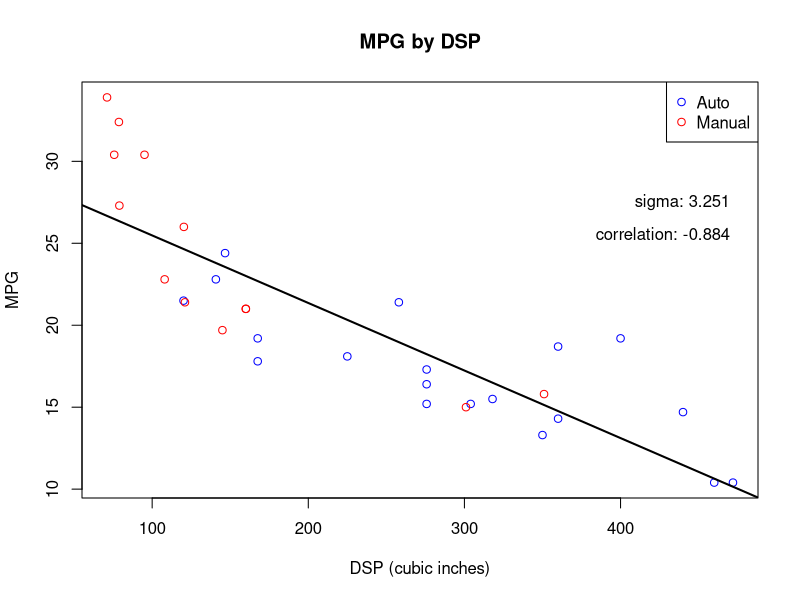
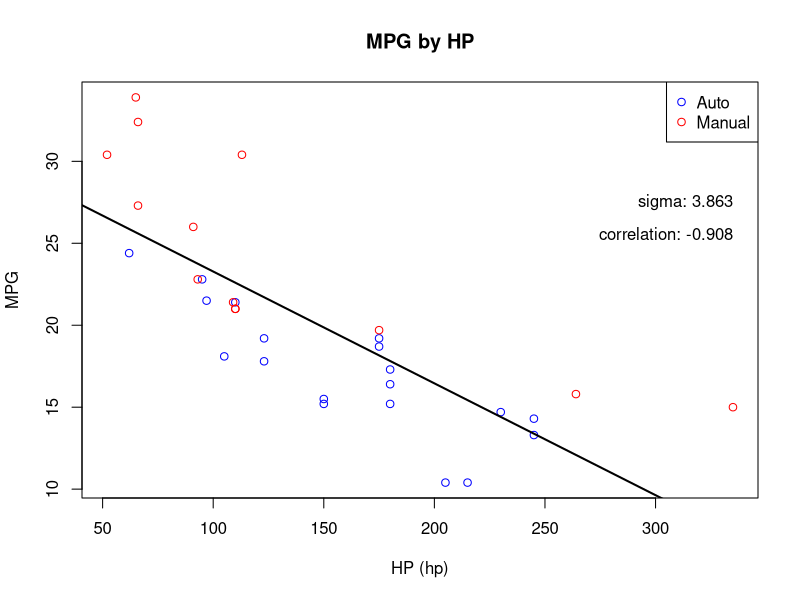
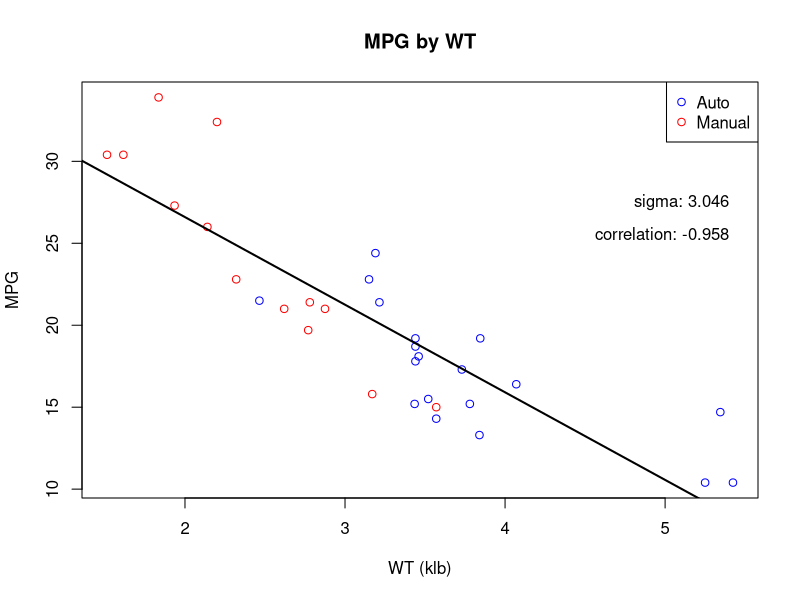

These figures' R source, in order:
## ---- chunk 1
# initialize
library( datasets )
str( mtcars )

# reduce mtcars to a subframe consisting of mpg, disp, hp, wt, and am
subfm <- with( mtcars , data.frame( MPG = mpg , DSP = disp , HP = hp , WT = wt , TRNSM = am ) )
## ---- chunk 2
fitDSPa <- lm( MPG ~ DSP , subset( subfm , TRNSM == 0 ) )
fitDSPm <- lm( MPG ~ DSP , subset( subfm , TRNSM == 1 ) )
fitDSP <- lm( MPG ~ DSP , subfm )
smryDSP <- summary( fitDSP , correlation = TRUE )
## ---- chunk 3
corDSPa <- summary( fitDSPa , correlation = TRUE )$correlation[ 2 , 1 ]
corDSPm <- summary( fitDSPm , correlation = TRUE )$correlation[ 2 , 1 ]
## ---- chunk 4
fitHPa <- lm( MPG ~ HP , subset( subfm , TRNSM == 0 ) )
fitHPm <- lm( MPG ~ HP , subset( subfm , TRNSM == 1 ) )
fitHP <- lm( MPG ~ HP , subfm )
smryHP <- summary( fitHP , correlation = TRUE )
## ---- chunk 5
corHPa <- summary( fitHPa , correlation = TRUE )$correlation[ 2 , 1 ]
corHPm <- summary( fitHPm , correlation = TRUE )$correlation[ 2 , 1 ]
## ---- chunk 6
fitWTa <- lm( MPG ~ WT , subset( subfm , TRNSM == 0 ) )
fitWTm <- lm( MPG ~ WT , subset( subfm , TRNSM == 1 ) )
fitWT <- lm( MPG ~ WT , subfm )
smryWT <- summary( fitWT , correlation = TRUE )
## ---- chunk 7
corWTa <- summary( fitWTa , correlation = TRUE )$correlation[ 2 , 1 ]
corWTm <- summary( fitWTm , correlation = TRUE )$correlation[ 2 , 1 ]
## ---- chunk 8
fitWDH <- lm( MPG ~ WT + DSP + HP , subfm )
smryWDH <- summary( fitWDH , correlation = TRUE )
## ---- chunk 9
corWDH <- summary( fitWDH , correlation = TRUE )$correlation
## ---- chunk 10
prj1Smry <- matrix( , nrow = 3 , ncol = 3 )
colnames( prj1Smry ) <- c( '|cor(am=0)-cor(am=1)|' , '       sigma' , '|correlation|' )
rownames( prj1Smry ) <- c( 'MPG vs CYL' , 'MPG vs HP' , 'MPG vs WT' )

prj1Smry[ 1 , ] <- c( abs( corDSPa - corDSPm ) , smryDSP$sigma ,  abs( smryDSP$correlation[ 2 , 1 ] ) )
prj1Smry[ 2 , ] <- c( abs( corHPa - corHPm ) , smryHP$sigma ,  abs( smryHP$correlation[ 2 , 1 ] ) )
prj1Smry[ 3 , ] <- c( abs( corWTa - corWTm ) , smryWT$sigma ,  abs( smryWT$correlation[ 2 , 1 ] ) )
round( prj1Smry , 3 )  # round to 3 digits
## ---- chunk 11
corWDH
## ---- chunk 12
corDSPa  # correlation of mpg with dsp for am = 0
corDSPm  # correlation of mpg with dsp for am = 1

abs( corDSPa - corDSPm )  # absolute difference

abs( smryDSP$correlation[ 2 , 1 ] )  # absolute correlation for all am
## ---- chunk 13
par( mfrow = c( 1 , 1 ) )
with( subfm , plot( DSP , MPG , xlab = 'DSP (cubic inches)' , ylab = 'MPG' , type = 'n' ) )
with( subset( subfm , TRNSM == 0 ) , points( DSP , MPG , col = 'blue' ) )
with( subset( subfm , TRNSM == 1 ) , points( DSP , MPG , col = 'red' ) )
abline( fitDSP , lwd = 2 )
legend( 'topright' , pch = 1 , col = c( 'blue' , 'red' ) ,
  legend = c( 'Auto' , 'Manual' ) )
title( 'MPG by DSP' )
text( x = 470 , y = seq( from = 28 , to = 25 , by = -2 ) , adj = c( 1 , 1 ) ,
  labels = c( paste( 'sigma:' , round( smryDSP$sigma , digits = 3 ) ) ,
  paste( 'correlation:' , round( smryDSP$correlation[ 2 , 1 ] , digits = 3 ) ) ) )
## ---- chunk 14
corHPa  # correlation of mpg with hp for am = 0
corHPm  # correlation of mpg with hp for am = 1

abs( corHPa - corHPm )  # absolute difference

abs( smryHP$correlation[ 2 , 1 ] )  # absolute correlation for all am
## ---- chunk 15
par( mfrow = c( 1 , 1 ) )
with( subfm , plot( HP , MPG , xlab = 'HP (hp)' , ylab = 'MPG' , type = 'n' ) )
with( subset( subfm , TRNSM == 0 ) , points( HP , MPG , col = 'blue' ) )
with( subset( subfm , TRNSM == 1 ) , points( HP , MPG , col = 'red' ) )
abline( fitHP , lwd = 2 )
legend( 'topright' , pch = 1 , col = c( 'blue' , 'red' ) ,
  legend = c( 'Auto' , 'Manual' ) )
title( 'MPG by HP' )
text( x = 335 , y = seq( from = 28 , to = 25 , by = -2 ) , adj = c( 1 , 1 ) ,
  labels = c( paste( 'sigma:' , round( smryHP$sigma , digits = 3 ) ) ,
  paste( 'correlation:' , round( smryHP$correlation[ 2 , 1 ] , digits = 3 ) ) ) )
## ---- chunk 16
corWTa  # correlation of mpg with wt for am = 0
corWTm  # correlation of mpg with wt for am = 1

abs( corWTa - corWTm )  # absolute difference

abs( smryWT$correlation[ 2 , 1 ] )  # absolute correlation for all am
## ---- chunk 17
par( mfrow = c( 1 , 1 ) )
with( subfm , plot( WT , MPG , xlab = 'WT (klb)' , ylab = 'MPG' , type = 'n' ) )
with( subset( subfm , TRNSM == 0 ) , points( WT , MPG , col = 'blue' ) )
with( subset( subfm , TRNSM == 1 ) , points( WT , MPG , col = 'red' ) )
abline( fitWT , lwd = 2 )
legend( 'topright' , pch = 1 , col = c( 'blue' , 'red' ) ,
  legend = c( 'Auto' , 'Manual' ) )
title( 'MPG by WT' )
text( x = 5.4 , y = seq( from = 28 , to = 25 , by = -2 ) , adj = c( 1 , 1 ) ,
  labels = c( paste( 'sigma:' , round( smryWT$sigma , digits = 3 ) ) ,
  paste( 'correlation:' , round( smryWT$correlation[ 2 , 1 ] , digits = 3 ) ) ) )
